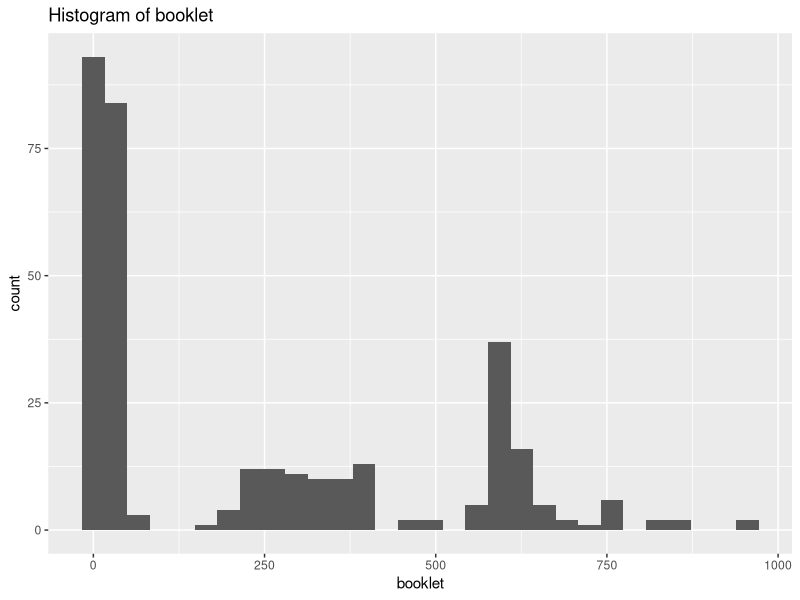
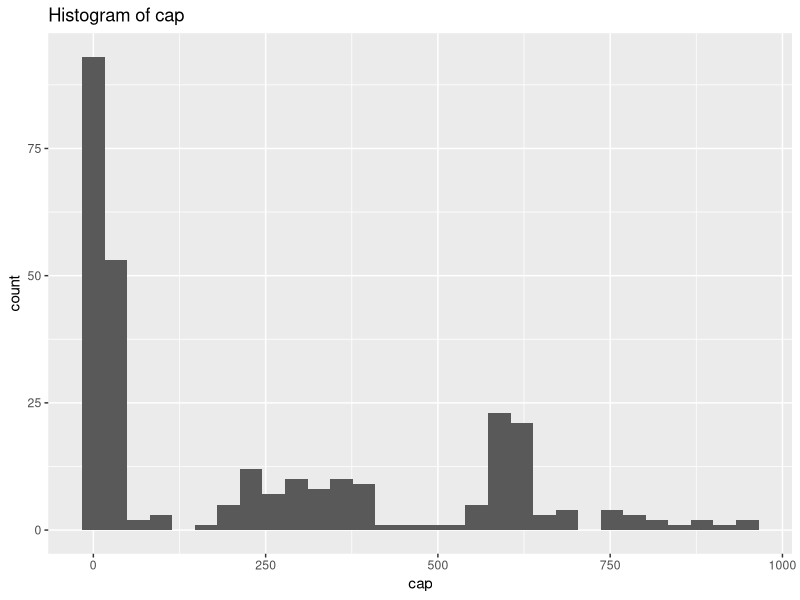
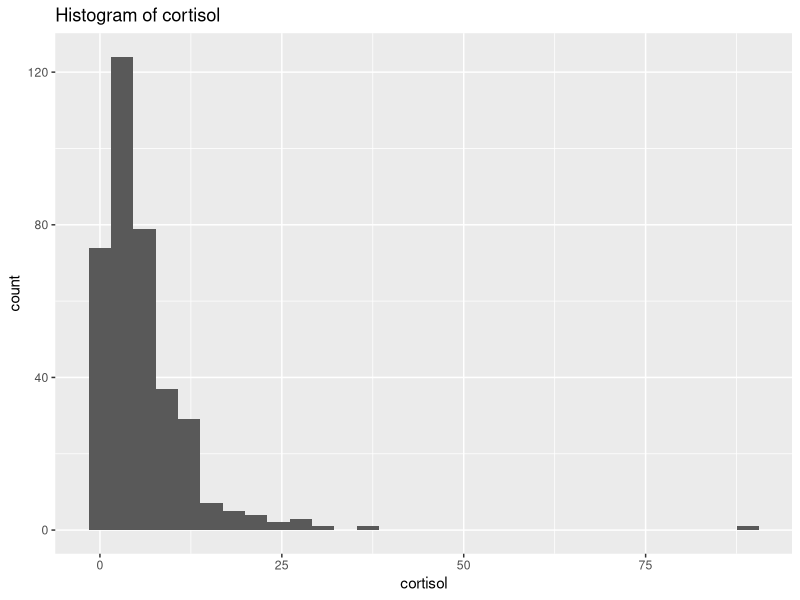
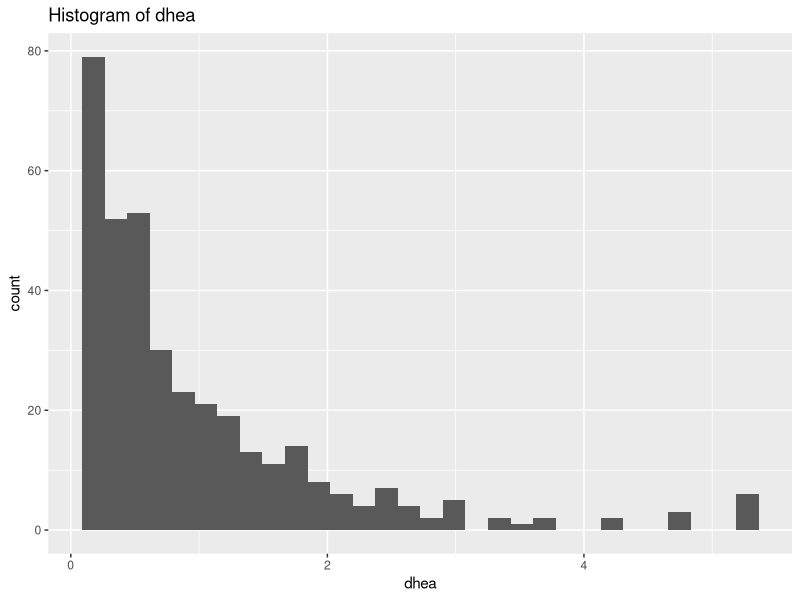
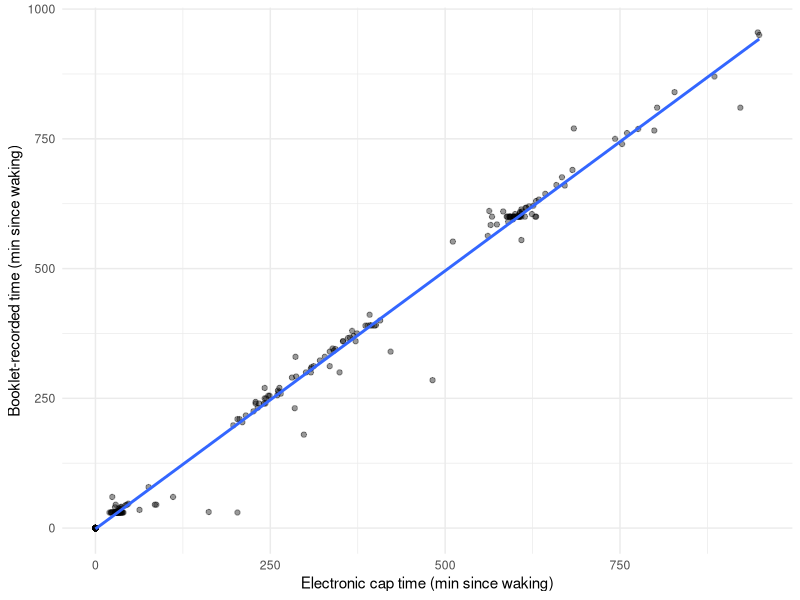
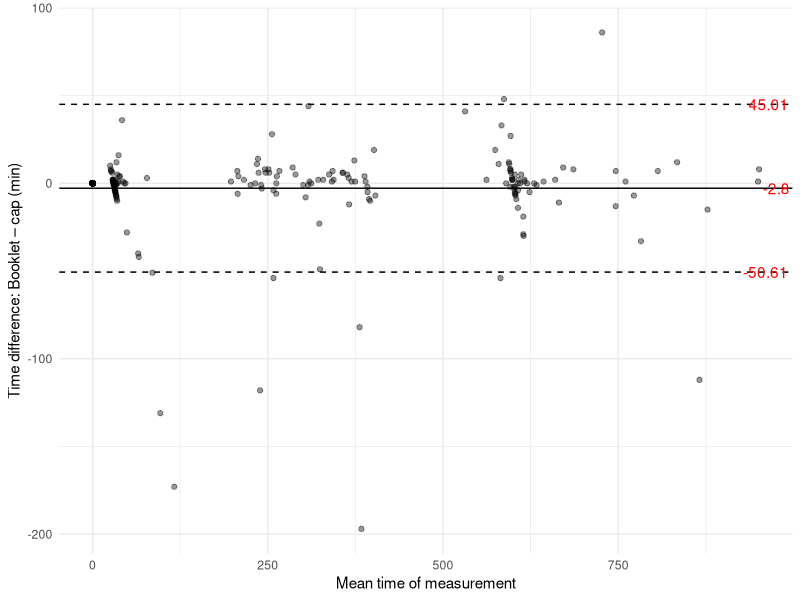

The R script that drew these images, in order:
## ---- chunk 1
library(tidyverse)
library(lme4)
library(lmerTest)
## ---- chunk 2
data <- read.csv("Project0_Clean_v2.csv") %>%
  transmute(
    id = SubjectID,
    day = DAYNUMB, # day number: should be 1 - 3
    sample = Collection.Sample, # sample number of a day: 1 - 4
    sleep = Sleep.Diary.reported.wake.time, 
    # time
    booklet = if_else(sample == 1, 0,
      Booklet..Sample.interval.Decimal.Time..mins.),
    cap = if_else(sample == 1, 0,
      MEMs..Sample.interval.Decimal.Time..mins.),
    # outcome
    cortisol = Cortisol..nmol.L.,
    dhea = DHEA..nmol.L.)
## ---- chunk 3
data %>%
  count(id) %>% count(n)
# Yes
## ---- chunk 4
table(
  sample1 = data$sample == 1,
  wake_na = data$sleep != "")
# Yes, sample = 1 means having wake-up time
## ---- chunk 5
data %>%
  summarise(
    booklet_missing = sum(is.na(booklet)),
    cap_missing = sum(is.na(cap)),
    cortisol_missing = sum(is.na(cortisol)),
    dhea_missing = sum(is.na(dhea)))
## ---- chunk 6
table(
  booklet_na = is.na(data$booklet),
  cap_na = is.na(data$cap))
# No, there are only 17 rows overlapping
# we only have 268/372 rows in terms of non-missing time
## ---- chunk 7
# plot histograms
ggplot(data, aes(x = booklet)) +
  geom_histogram(bins = 30, na.rm = TRUE) +
  labs(title = "Histogram of booklet")

ggplot(data, aes(x = cap)) +
  geom_histogram(bins = 30, na.rm = TRUE) +
  labs(title = "Histogram of cap")

ggplot(data, aes(x = cortisol)) +
  geom_histogram(bins = 30, na.rm = TRUE) +
  labs(title = "Histogram of cortisol")

ggplot(data, aes(x = dhea)) +
  geom_histogram(bins = 30, na.rm = TRUE) +
  labs(title = "Histogram of dhea")
## ---- chunk 8
data %>%
  summarise(
    booklet_min = min(booklet, na.rm = TRUE),
    booklet_max = max(booklet, na.rm = TRUE),
    cap_min = min(cap, na.rm = TRUE),
    cap_max = max(cap, na.rm = TRUE),
    cortisol_min = min(cortisol, na.rm = TRUE),
    cortisol_max = max(cortisol, na.rm = TRUE),
    dhea_min = min(dhea, na.rm = TRUE),
    dhea_max = max(dhea, na.rm = TRUE))
## ---- chunk 9
# following advice from PI, set threshold for two outcomes and remove outliers
data <- data %>%
  mutate(
    dhea_cleaned = if_else(dhea > 0.205, NA_real_, dhea),
    cortisol_cleaned = if_else(cortisol > 80, NA_real_, cortisol))
# do we believe in it?
## ---- chunk 10
# draw the scatter plot of both time with linear regression trend line
ggplot(data %>% filter(!is.na(cap), !is.na(booklet)),
       aes(x = cap, y = booklet)) +
  geom_point(alpha = 0.4) +
  geom_smooth(method = "lm", se = FALSE) +
  labs(
    x = "Electronic cap time (min since waking)",
    y = "Booklet-recorded time (min since waking)") +
  theme_minimal()
## ---- chunk 11
# correlation: pearson and spearman
cor(data$cap, data$booklet, use = "complete.obs")
cor(data$cap, data$booklet, use = "complete.obs",method = "spearman")
## ---- chunk 12
fit_time <- lmer(
  booklet ~ cap + (1 | id),
  data = data,
  REML = FALSE)

summary(fit_time)
confint(fit_time)
## ---- chunk 13
# Bland–Altman: every point represents a pair of measurement
data_ba <- data %>%
  filter(!is.na(booklet), !is.na(cap)) %>%
  mutate(
    mean_time = (booklet + cap) / 2, # time of the pair of measurement
    diff_time = booklet - cap) # measurement difference

mean_diff <- mean(data_ba$diff_time)
sd_diff <- sd(data_ba$diff_time) # for constructing the CI
upper <- mean_diff + 1.96 * sd_diff
lower <- mean_diff - 1.96 * sd_diff

ggplot(data_ba, aes(x = mean_time, y = diff_time)) +
  geom_point(alpha = 0.4) +
  geom_hline(yintercept = mean_diff, linetype = "solid") +
  geom_hline(yintercept = upper, linetype = "dashed") +
  geom_hline(yintercept = lower, linetype = "dashed") +
  annotate("text", x = Inf, y = mean_diff,
           label = round(mean_diff, 2), hjust = 1.1, color = "red") +
  annotate("text", x = Inf, y = upper, 
           label = round(upper, 2), hjust = 1.1, color = "red") +
  annotate("text", x = Inf, y = lower, 
           label = round(lower, 2), hjust = 1.1, color = "red") +
  labs(x = "Mean time of measurement",
       y = "Time difference: Booklet – cap (min)") +
  theme_minimal()
## ---- chunk 14
data_q2 <- data %>%
  mutate(
    target_time = case_when(
      sample == 2 ~ 30,
      sample == 4 ~ 600,),
    # here we are only interested in adherence of booklet time
    time_error = if_else(!is.na(booklet) & !is.na(target_time),
                         booklet - target_time,
                         NA_real_),
    abs_error = abs(time_error),
    compliance = case_when(
      is.na(target_time) ~ NA_character_,
      is.na(booklet) ~ NA_character_,
      abs_error <= 7.5 ~ "Good",
      abs_error <= 15 ~ "Adequate",
      TRUE ~ "Poor"))

data_q2 %>%
  filter(sample %in% c(2, 4)) %>%
  count(sample, compliance, .drop = TRUE) %>%
  group_by(sample) %>%
  mutate(percent = n / sum(n) * 100)
